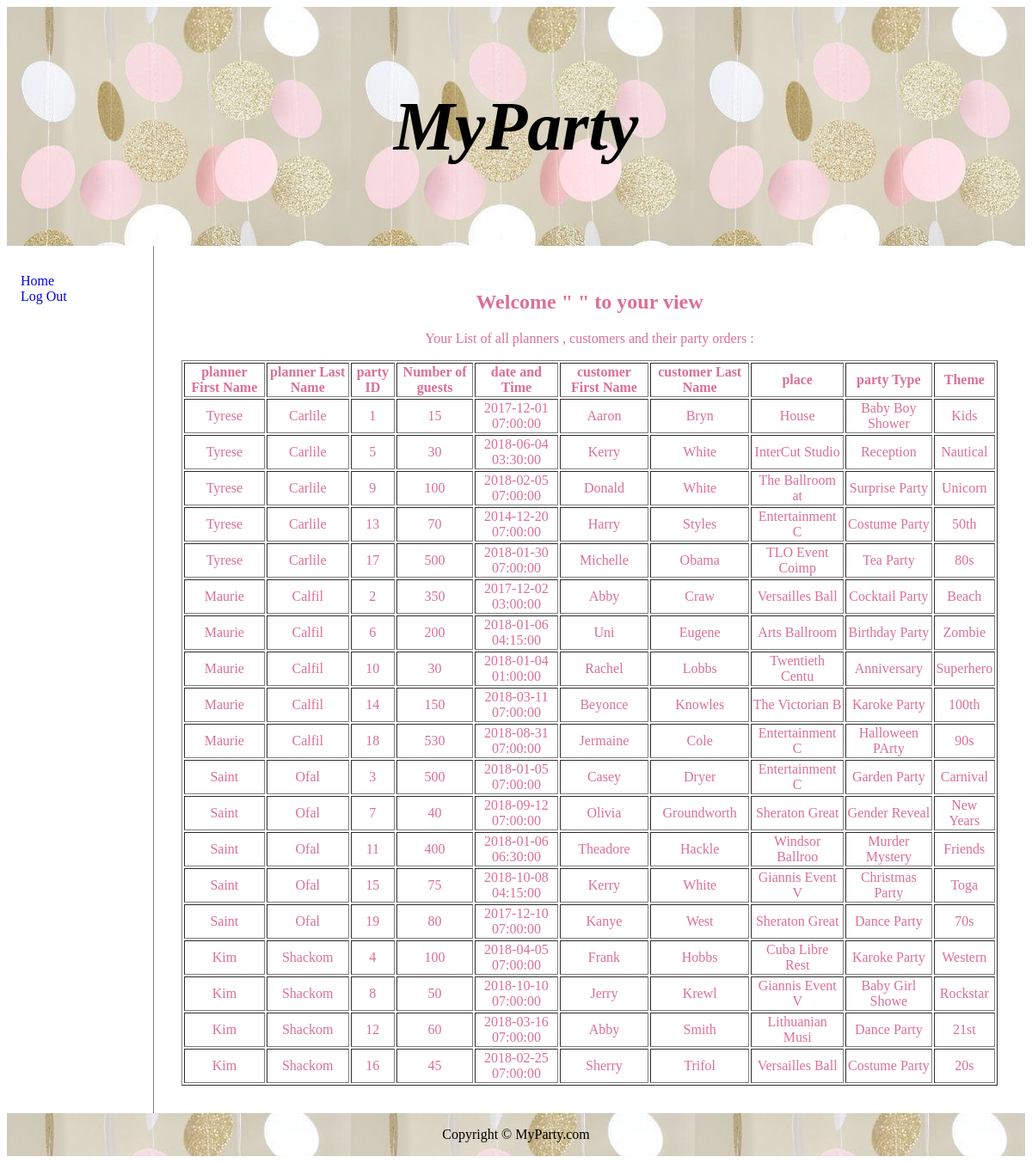
Page /managerView.php on the earlier database version.
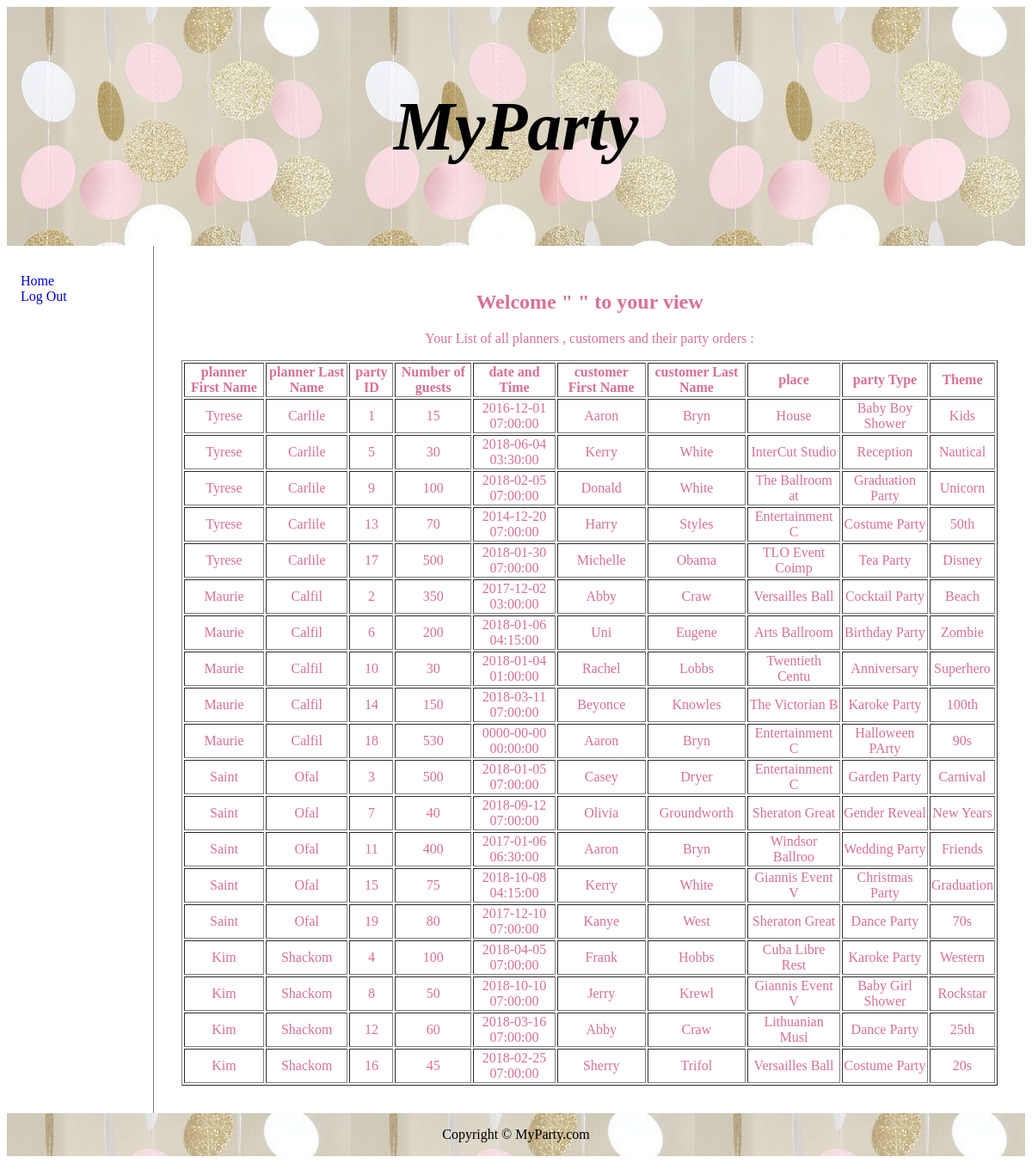
Same page on the later database version.
### tables this page shows
CREATE TABLE Party
(
  PartyID	 int NOT NULL AUTO_INCREMENT,
  NoOfGuests	 INT 		NOT NULL,
  DateTime 	DATETIME 	 NOT NULL,
  CustomerId 	int NOT NULL ,
  PlannerID	int NOT NULL ,
  PlaceID	 int NOT NULL ,
  TypeID    int NOT NULL ,
  ThemeID 	 int NOT NULL ,
  PRIMARY KEY (PartyID),
  FOREIGN KEY (CustomerId) REFERENCES Customer(CustomerId),
  FOREIGN KEY (PlannerID) REFERENCES Planner(PlannerID),
  FOREIGN KEY (PlaceID) REFERENCES Place(PlaceID),
  FOREIGN KEY (TypeID) REFERENCES Type(TypeID),
  FOREIGN KEY (ThemeID) REFERENCES Theme(ThemeID),
  UNIQUE (DateTime)
);

CREATE TABLE Planner
(
  PlannerID 	int NOT NULL AUTO_INCREMENT,
  PlannerFName 	 VARCHAR(15)	 NOT NULL,
  PlannerLName 	 VARCHAR(15)	 NOT NULL,
  PlannerPhone 	INT(11)		NOT NULL,
  PlannerEmail 	VARCHAR(20)	 NOT NULL,
  managerID 	int NOT NULL ,
  PRIMARY KEY (PlannerID),
  FOREIGN KEY (managerID) REFERENCES Manager(managerID),
  UNIQUE (PlannerEmail)
);

CREATE TABLE Customer
(
  CustomerId int NOT NULL AUTO_INCREMENT,
  email 		VARCHAR(20)	NOT NULL UNIQUE,
  CustomerFname	 VARCHAR(15)		 NOT NULL,
  CustomerLname	 VARCHAR(15)		 NOT NULL,
  PRIMARY KEY (CustomerId )
);

CREATE TABLE Place
(
  PlaceID int NOT NULL AUTO_INCREMENT,
  address 	VARCHAR(20)	NOT NULL,
  PlaceName 	VARCHAR(15)	NOT NULL,
  City 		CHAR(15)		NOT NULL,
  max_capacity	INT 		NOT NULL,
  min_capacity		INT		NOT NULL,
  costByPerson	INT 		NOT NULL,
  PRIMARY KEY (PlaceID)
);

CREATE TABLE Type
(
  TypeID 	int NOT NULL AUTO_INCREMENT,
  TypeName 	VARCHAR(30)	 NOT NULL,
  TypePicture  VARCHAR(30)     NOT NULL,
  PRIMARY KEY (TypeID)
);

CREATE TABLE Theme
(
  ThemeID 	int NOT NULL AUTO_INCREMENT,
  ThemeName		VARCHAR(15)	NOT NULL,
  ThemeCost 		INT 			NOT NULL,
  ThemePicture 	VARCHAR(30) 		NOT NULL,
  PRIMARY KEY (ThemeID)
);

### managerView.php (the view, shortened to what this page needs)
<!DOCTYPE html>
<html>
<head>
</head>
<body>
<div class="container">
<header>
   <h1>MyParty</h1>
</header>
<nav>
  <ul>
    <li><a href="Home.php">Home</a></li>
    <li><a href="logout.php">Log Out</a></li>
  </ul>
</nav>
<article>
<h1>Welcome    "  <?php echo $_SESSION ['login_user'];  ?> "    to your view</h1>
<p> Your List of all planners , customers and their party orders : </p>
 <div>
<?php
     $varConn = Connect();
$sql = 'SELECT planner.PlannerFName, planner.PlannerLName, party.PartyID, party.NoOfGuests, party.DateTime, customer.CustomerFName,    customer.CustomerLName, place.PlaceName, type.TypeName, theme.ThemeName
        From  party, customer, place, theme, type, planner
        WHERE party.CustomerID=customer.CustomerId AND party.PlaceID=place.PlaceID AND party.ThemeID=theme.ThemeID
               AND party.TypeID=type.TypeID AND party.PlannerID=planner.PlannerID';
$result = $varConn->query($sql);
if ($result->num_rows > 0) {
    echo "<table border='1' >";
            echo "<tr>";
                echo "<th>planner First Name</th>";
                echo "<th>planner Last Name</th>";
                echo "<th>party ID</th>";
                echo "<th>Number of guests</th>";
                echo "<th>date and Time</th>";
                echo "<th>customer First Name</th>";
                echo "<th>customer Last Name</th>";
                echo "<th>place </th>";
                echo "<th>party Type </th>";
                echo "<th>Theme </th>";
            echo "</tr>";
 while($row = mysqli_fetch_array($result)) {
            echo "<tr>";
                echo "<td>" . $row['PlannerFName'] . "</td>";
                echo "<td>" . $row['PlannerLName'] . "</td>";
                echo "<td>" . $row['PartyID'] . "</td>";
                echo "<td>" . $row['NoOfGuests'] . "</td>";
                echo "<td>" . $row['DateTime'] . "</td>";
                echo "<td>" . $row['CustomerFName'] . "</td>";
                echo "<td>" . $row['CustomerLName'] . "</td>";
                echo "<td>" . $row['PlaceName'] . "</td>";
                echo "<td>" . $row['TypeName'] . "</td>";
                echo "<td>" . $row['ThemeName'] . "</td>";
            echo "</tr>";
        }
     echo "</table>";
    }
 else{
    echo "ERROR: Could not able to execute $sql. " . mysqli_error($varConn);
}
?>
 </div>
</article>
<footer>Copyright &copy; MyParty.com </footer>
</div>
</body>
</html>

### managerView.php (style rules this page uses)
div.container { width: 100%; }
header { padding: 1em; border-color: antiquewhite; color: black; background-color: pink; clear: left; font-size: 250%; font-style: italic; text-align:center; text-decoration-color:black; background: url(p.jpg); }
footer { padding: 1em; border-color: antiquewhite; color: black background-color: pink; clear: left; text-align:center; text-decoration-color:black; background: url(p.jpg); }
nav { float: left; width: 120px; margin: 0; padding: 1em; }
nav ul { list-style-type:none; padding: 0; }
nav ul a { text-decoration:none; }
article { margin-left: 170px; border-left: 1px solid gray; padding: 2em; overflow: hidden; color:PaleVioletRed; text-align: center; }

Differences in the rows shown:
changed party "House": DateTime "2017-12-01 07:00:00" → "2016-12-01 07:00:00"
changed through a linked row, party "Donald": TypeID.TypeName "Surprise Party" → "Graduation Party"
changed through a linked row, party "Michelle": ThemeID.ThemeName "80s" → "Disney"
changed party "Halloween PArty": DateTime "2018-08-31 07:00:00" → "0000-00-00 00:00:00"; CustomerId.CustomerFname "Jermaine" → "Aaron"; CustomerId.CustomerLname "Cole" → "Bryn"
changed party "Windsor Ballroo": DateTime "2018-01-06 06:30:00" → "2017-01-06 06:30:00"; CustomerId.CustomerFname "Theadore" → "Aaron"; CustomerId.CustomerLname "Hackle" → "Bryn"; TypeID.TypeName "Murder Mystery" → "Wedding Party"
changed through a linked row, party "Christmas Party": ThemeID.ThemeName "Toga" → "Graduation"
changed through a linked row, party "Jerry": TypeID.TypeName "Baby Girl Showe" → "Baby Girl Shower"
changed party "Lithuanian Musi": CustomerId.CustomerLname "Smith" → "Craw"; ThemeID.ThemeName "21st" → "25th"
